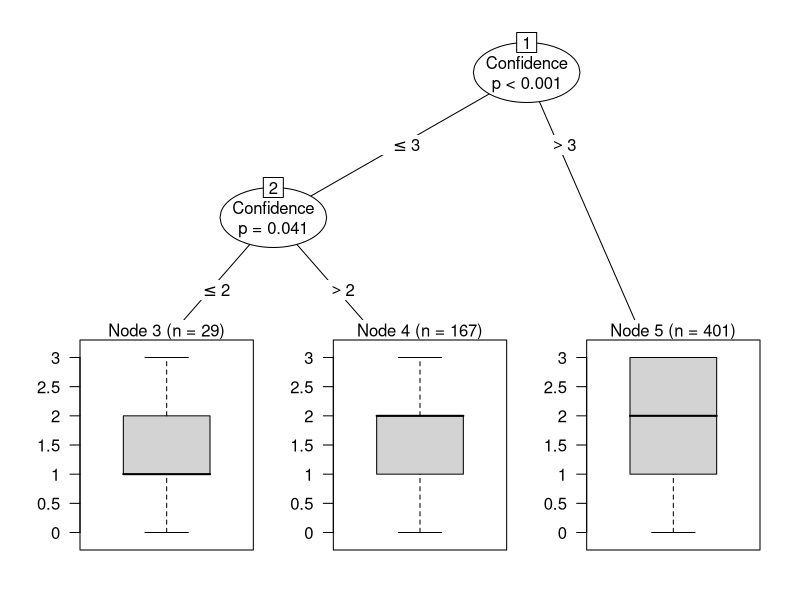

This figure's R source: (Note: this script raises an error after producing the figure.)
## ---- chunk 1
library(lme4)
library(party)
## ---- chunk 2
d = read.csv("../data/E12_Anon.csv", stringsAsFactors = T)
ct = ctree(Score ~ ., data=d)
plot(ct)

plot(ct2)
d$Score.scaled = scale(d$Score)
d$Score.p = d$Score + 1
## ---- chunk 3
ggplot(d,aes(y=Confidence,x=RevGender)) + geom_violin()
## ---- chunk 4
m0 = glmer(Score.p ~  (1|Auth) + (1|Reviewer), data = d, family=poisson)
m1 = glmer(Score.p ~ Confidence + (1|Auth) + (1|Reviewer), data = d, family=poisson)
m2 = glmer(Score.p ~ Confidence + FirstAuthGender + (1|Auth) + (1|Reviewer), data = d, family=poisson)
m3 = glmer(Score.p ~ Confidence + FirstAuthGender + RevGender +  (1|Auth) + (1|Reviewer), data = d, family=poisson)
## ---- chunk 5
anova(m0,m1,m2,m3)
## ---- chunk 6
sjp.lmer(m1,'pred','Confidence')
